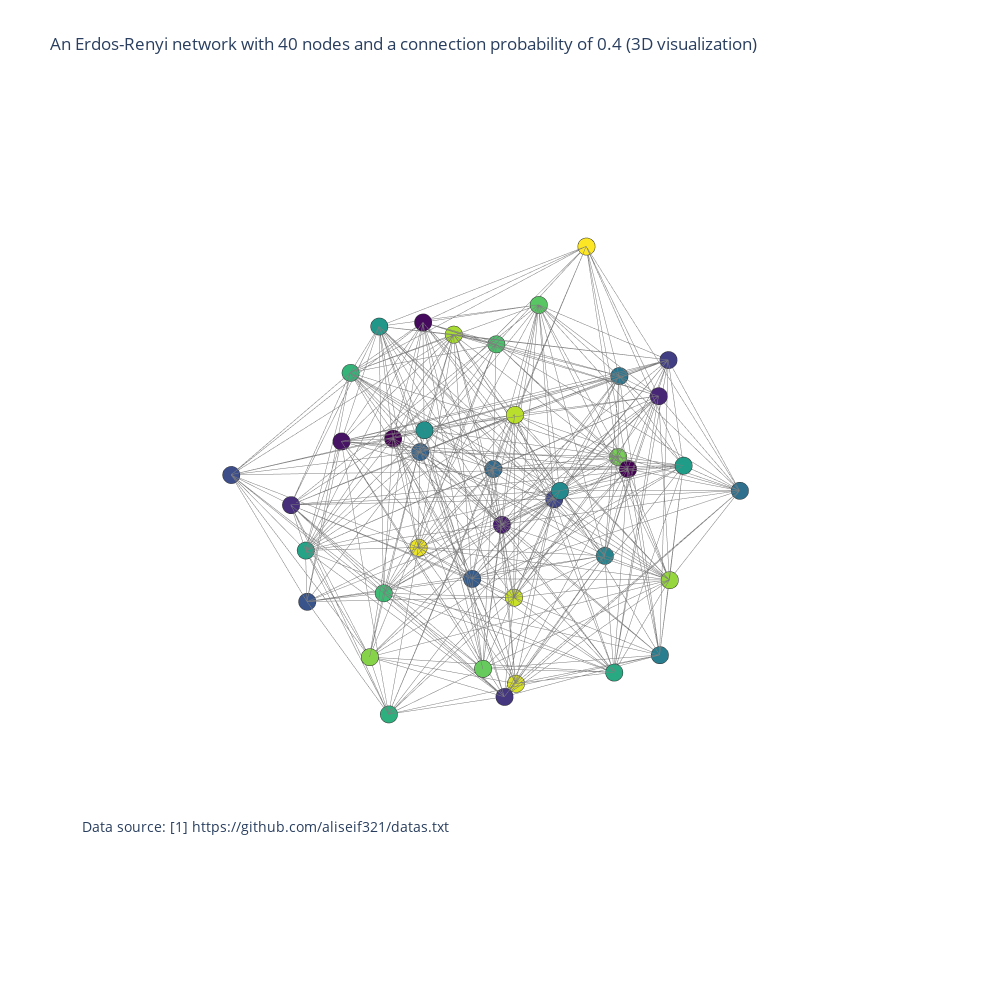

Notebook code for this chart:
### Code cell
import igraph as ig
import json
data = []
f = open("datas.txt", "r")
data = json.loads(f.read())
x = data.keys()
N=len(data['nodes'])
L=len(data['links'])
Edges=[(data['links'][k]['source'], data['links'][k]['target']) for k in range(L)]
G=ig.Graph(Edges, directed=False)
data['nodes'][0]
labels=[]
group=[]
for node in data['nodes']:
    labels.append(node['name'])
    group.append(node['group'])   
layt=G.layout('kk', dim=3)
Xn=[layt[k][0] for k in range(N)]# x-coordinates of nodes
Yn=[layt[k][1] for k in range(N)]# y-coordinates
Zn=[layt[k][2] for k in range(N)]# z-coordinates
Xe=[]
Ye=[]
Ze=[]
for e in Edges:
    Xe+=[layt[e[0]][0],layt[e[1]][0], None]# x-coordinates of edge ends
    Ye+=[layt[e[0]][1],layt[e[1]][1], None]
    Ze+=[layt[e[0]][2],layt[e[1]][2], None]  
import numpy as np    
import plotly as py
import plotly.graph_objs as go
trace1=go.Scatter3d(x=Xe,
               y=Ye,
               z=Ze,
               mode='lines',
               line=dict(color='rgb(125,125,125)', width=1),
               hoverinfo='none'
               )
trace2=go.Scatter3d(x=Xn,
               y=Yn,
               z=Zn,
               mode='markers',
               name='actors',
               marker=dict(symbol='circle',
                             size=6,
                             color=group,
                             colorscale='Viridis',
                             line=dict(color='rgb(50,50,50)', width=0.5)
                             ),
               text=labels,
               hoverinfo='text'
               )
axis=dict(showbackground=False,
          showline=False,
          zeroline=False,
          showgrid=False,
          showticklabels=False,
          title=''
          )
layout = go.Layout(
         title="An Erdos-Renyi network with 40 nodes and a connection probability of 0.4 (3D visualization)",
         width=1000,
         height=1000,
         showlegend=False,
         scene=dict(
             xaxis=dict(axis),
             yaxis=dict(axis),
             zaxis=dict(axis),
        ),
     margin=dict(
        t=100
    ),
    hovermode='closest',
    annotations=[
           dict(
           showarrow=False,
            text="Data source: <a href='https://github.com/aliseif321'>[1] https://github.com/aliseif321/datas.txt</a>",
            xref='paper',
            yref='paper',
            x=0,
            y=0.1,
            xanchor='left',
            yanchor='bottom',
            font=dict(
            size=14
            )
            )
        
        ],    )

data=[trace1, trace2]
fig=go.Figure(data=data, layout=layout)
fig.show()
fig.write_html("file.html")

### Figure 1 — Plotly figure (JSON) as saved in the notebook; plotly's stock layout.template omitted (floating-point values rounded to 4 significant figures; data arrays with more than 128 entries replaced by an {"elided": "..."} marker saying what was removed)
{"data": [{"hoverinfo": "none", "line": {"color": "rgb(125,125,125)", "width": 1}, "mode": "lines", "type": "scatter3d", "x": {"elided": "1080 float values"}, "y": {"elided": "1080 float values"}, "z": {"elided": "1080 float values"}}, {"hoverinfo": "text", "marker": {"color": [1, 1, 2, 3, 4, 5, 6, 7, 8, 9, 10, 11, 12, 13, 14, 15, 16, 17, 18, 19, 20, 21, 22, 23, 24, 25, 26, 27, 28, 29, 30, 31, 32, 33, 34, 35, 36, 37, 38, 39], "colorscale": [[0, "#440154"], [0.1111, "#482878"], [0.2222, "#3e4989"], [0.3333, "#31688e"], [0.4444, "#26828e"], [0.5556, "#1f9e89"], [0.6667, "#35b779"], [0.7778, "#6ece58"], [0.8889, "#b5de2b"], [1, "#fde725"]], "line": {"color": "rgb(50,50,50)", "width": 0.5}, "size": 6, "symbol": "circle"}, "mode": "markers", "name": "actors", "text": ["0", "1", "2", "3", "4", "5", "6", "7", "8", "9", "10", "11", "12", "13", "14", "15", "16", "17", "18", "19", "20", "21", "22", "23", "24", "25", "26", "27", "28", "29", "30", "31", "32", "33", "34", "35", "36", "37", "38", "39"], "type": "scatter3d", "x": [1.232, -1.115, 1.528, 2.905, 0.2947, -0.4253, 3.908, 2.596, -1.323, 0.7346, 3.401, 2.545, 1.494, 0.005529, -0.6274, -2.052, -1.922, -0.2917, -0.952, 1.482, 2.991, 1.408, 0.5717, 3.247, 1.652, 3.209, 1.001, 2.987, -1.94, -0.4056, 3.265, -2.733, 4.146, 0.2087, -0.176, 1.518, 0.3501, 0.8738, 0.3941, -1.958], "y": [-2.655, 0.001002, -1.476, -1.569, -1.278, 0.8964, -1.327, 1.066, 0.3727, 0.168, -3.709, -3.579, -0.6949, -3.52, -2.398, 1.395, -0.9119, 1.498, -0.184, 0.9105, 0.188, -2.555, 2.044, -2.233, 2.098, -0.6744, -3.902, -0.8435, -3.646, -1.255, 1.367, -1.421, 0.3473, 1.822, -2.787, 0.1638, -0.9453, -0.3789, -3.238, -1.743], "z": [-0.3813, -0.7847, 1.981, 0.7555, -1.757, 1.074, 0.3797, -2.151, 1.093, -0.3523, -0.5173, -3.359, -1.813, -1.538, -1.657, -0.9603, 0.1503, -3.057, -2.453, 0.4996, 1.694, 1.534, 0.9699, -1.175, -1.648, -3.331, 0.1804, -1.286, -0.2481, 1.692, -0.9712, -1.923, -0.8771, -1.123, 0.808, 1.283, -3.007, -4.165, -3.211, 1.997]}], "layout": {"annotations": [{"font": {"size": 14}, "showarrow": false, "text": "Data source: <a href='https://github.com/aliseif321'>[1] https://github.com/aliseif321/datas.txt</a>", "x": 0, "xanchor": "left", "xref": "paper", "y": 0.1, "yanchor": "bottom", "yref": "paper"}], "height": 1000, "hovermode": "closest", "margin": {"t": 100}, "scene": {"xaxis": {"showbackground": false, "showgrid": false, "showline": false, "showticklabels": false, "title": {"text": ""}, "zeroline": false}, "yaxis": {"showbackground": false, "showgrid": false, "showline": false, "showticklabels": false, "title": {"text": ""}, "zeroline": false}, "zaxis": {"showbackground": false, "showgrid": false, "showline": false, "showticklabels": false, "title": {"text": ""}, "zeroline": false}}, "showlegend": false, "title": {"text": "An Erdos-Renyi network with 40 nodes and a connection probability of 0.4 (3D visualization)"}, "width": 1000}}
